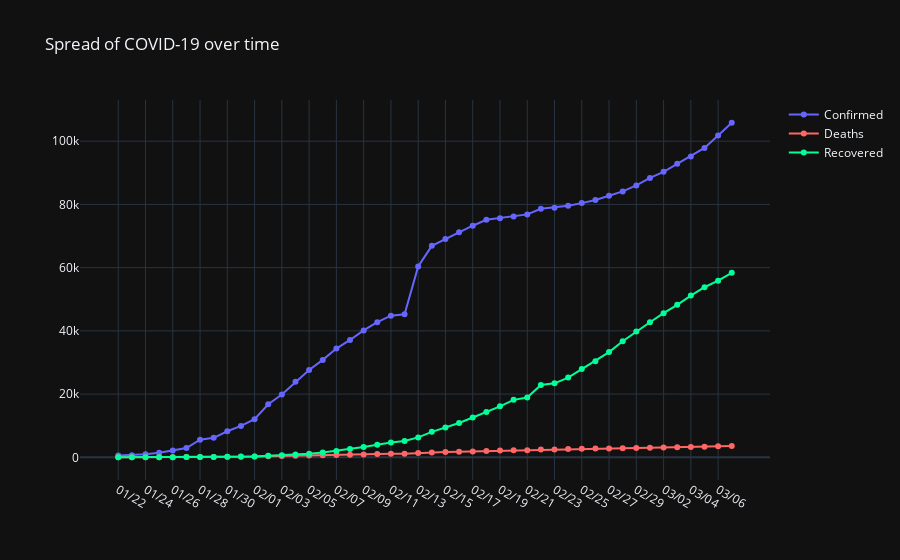

The notebook cell saved with this chart:
### Code cell
#https://plot.ly/python
x=[i.split('/')[0]+'/'+i.split('/')[1] for i in covid_timeseries.ObservationDate ]
fig = go.Figure()
fig.update_layout(template='plotly_dark')
fig.add_trace(go.Scatter(x=x, 
                         y=covid_timeseries['Confirmed'],
                         mode='lines+markers',
                         name='Confirmed',
                         line=dict(color='rgb(102, 102, 255)', width=2)))
fig.add_trace(go.Scatter(x=x, 
                         y=covid_timeseries['Deaths'],
                         mode='lines+markers',
                         name='Deaths',
                         line=dict(color='rgb(255, 102, 102)', width=2)))
fig.add_trace(go.Scatter(x=x, 
                         y=covid_timeseries['Recovered'],
                         mode='lines+markers',
                         name='Recovered',
                         line=dict(color='rgb(0,255,153)', width=2)))
fig.update_layout(
    title = 'Spread of COVID-19 over time',
    xaxis_tickformat = '%d %B (%a)<br>%Y'
)
fig.show()

### Figure 1 — Plotly figure (JSON) as saved in the notebook; plotly's stock layout.template omitted (floating-point values rounded to 4 significant figures)
{"data": [{"line": {"color": "rgb(102, 102, 255)", "width": 2}, "mode": "lines+markers", "name": "Confirmed", "type": "scatter", "x": ["01/22", "01/23", "01/24", "01/25", "01/26", "01/27", "01/28", "01/29", "01/30", "01/31", "02/01", "02/02", "02/03", "02/04", "02/05", "02/06", "02/07", "02/08", "02/09", "02/10", "02/11", "02/12", "02/13", "02/14", "02/15", "02/16", "02/17", "02/18", "02/19", "02/20", "02/21", "02/22", "02/23", "02/24", "02/25", "02/26", "02/27", "02/28", "02/29", "03/01", "03/02", "03/03", "03/04", "03/05", "03/06", "03/07"], "y": [555, 653, 941, 1438, 2118, 2927, 5578, 6165, 8235, 9925, 12038, 16787, 19881, 23892, 27636, 30818, 34392, 37121, 40151, 42763, 44803, 45222, 60370, 66887, 69032, 71226, 73260, 75138, 75641, 76199, 76843, 78599, 78985, 79570, 80415, 81397, 82756, 84124, 86013, 88371, 90309, 92844, 95124, 97886, 101800, 105836]}, {"line": {"color": "rgb(255, 102, 102)", "width": 2}, "mode": "lines+markers", "name": "Deaths", "type": "scatter", "x": ["01/22", "01/23", "01/24", "01/25", "01/26", "01/27", "01/28", "01/29", "01/30", "01/31", "02/01", "02/02", "02/03", "02/04", "02/05", "02/06", "02/07", "02/08", "02/09", "02/10", "02/11", "02/12", "02/13", "02/14", "02/15", "02/16", "02/17", "02/18", "02/19", "02/20", "02/21", "02/22", "02/23", "02/24", "02/25", "02/26", "02/27", "02/28", "02/29", "03/01", "03/02", "03/03", "03/04", "03/05", "03/06", "03/07"], "y": [17, 18, 26, 42, 56, 82, 131, 133, 171, 213, 259, 362, 426, 492, 564, 634, 719, 806, 906, 1013, 1113, 1118, 1371, 1523, 1666, 1770, 1868, 2007, 2122, 2247, 2251, 2458, 2469, 2629, 2708, 2770, 2814, 2872, 2941, 2996, 3085, 3160, 3254, 3348, 3460, 3558]}, {"line": {"color": "rgb(0,255,153)", "width": 2}, "mode": "lines+markers", "name": "Recovered", "type": "scatter", "x": ["01/22", "01/23", "01/24", "01/25", "01/26", "01/27", "01/28", "01/29", "01/30", "01/31", "02/01", "02/02", "02/03", "02/04", "02/05", "02/06", "02/07", "02/08", "02/09", "02/10", "02/11", "02/12", "02/13", "02/14", "02/15", "02/16", "02/17", "02/18", "02/19", "02/20", "02/21", "02/22", "02/23", "02/24", "02/25", "02/26", "02/27", "02/28", "02/29", "03/01", "03/02", "03/03", "03/04", "03/05", "03/06", "03/07"], "y": [28, 30, 36, 39, 52, 61, 107, 126, 143, 222, 284, 472, 623, 852, 1124, 1487, 2011, 2616, 3244, 3946, 4683, 5150, 6295, 8058, 9395, 10865, 12583, 14352, 16121, 18177, 18890, 22886, 23394, 25227, 27905, 30384, 33277, 36711, 39782, 42716, 45602, 48229, 51171, 53797, 55866, 58359]}], "layout": {"title": {"text": "Spread of COVID-19 over time"}, "xaxis": {"tickformat": "%d %B (%a)<br>%Y"}}}
